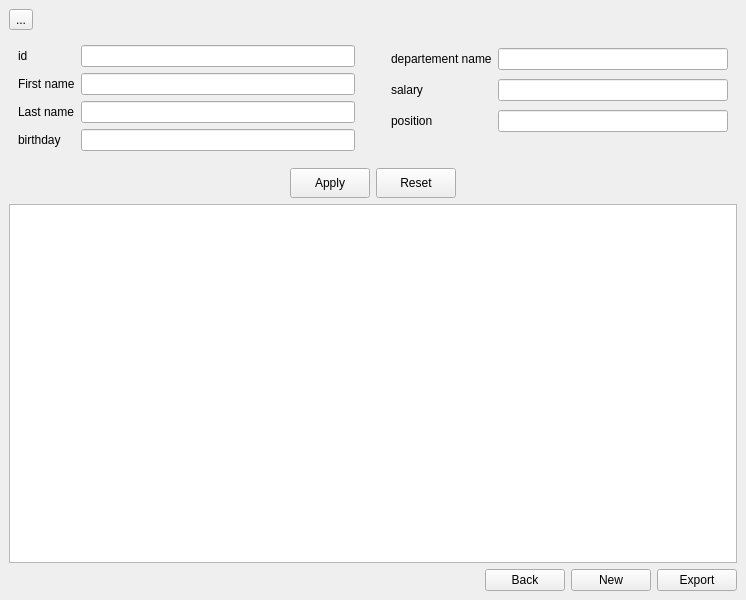
<?xml version="1.0" encoding="UTF-8"?>
<ui version="4.0">
 <class>MainWindow</class>
 <widget class="QMainWindow" name="MainWindow">
  <property name="geometry">
   <rect>
    <x>0</x>
    <y>0</y>
    <width>746</width>
    <height>600</height>
   </rect>
  </property>
  <property name="minimumSize">
   <size>
    <width>600</width>
    <height>400</height>
   </size>
  </property>
  <property name="windowTitle">
   <string>MainWindow</string>
  </property>
  <widget class="QWidget" name="centralwidget">
   <layout class="QGridLayout" name="gridLayout_5">
    <item row="0" column="0">
     <layout class="QGridLayout" name="UpperGridLayout">
      <item row="0" column="0">
       <widget class="QToolButton" name="toolButton">
        <property name="text">
         <string>...</string>
        </property>
       </widget>
      </item>
      <item row="0" column="1">
       <spacer name="UpperSpacer">
        <property name="orientation">
         <enum>Qt::Horizontal</enum>
        </property>
        <property name="sizeHint" stdset="0">
         <size>
          <width>688</width>
          <height>20</height>
         </size>
        </property>
       </spacer>
      </item>
     </layout>
    </item>
    <item row="1" column="0">
     <widget class="QWidget" name="FilterWidget" native="true">
      <layout class="QGridLayout" name="gridLayout_3">
       <item row="0" column="0">
        <layout class="QGridLayout" name="FirstGridlayout">
         <item row="0" column="0">
          <widget class="QLabel" name="IdLabel">
           <property name="text">
            <string>id</string>
           </property>
          </widget>
         </item>
         <item row="0" column="1">
          <widget class="QLineEdit" name="IdEntry"/>
         </item>
         <item row="1" column="0">
          <widget class="QLabel" name="FirstNameLabel">
           <property name="text">
            <string>First name</string>
           </property>
          </widget>
         </item>
         <item row="1" column="1">
          <widget class="QLineEdit" name="FirstNameEntry"/>
         </item>
         <item row="2" column="0">
          <widget class="QLabel" name="LastNameLabel">
           <property name="text">
            <string>Last name</string>
           </property>
          </widget>
         </item>
         <item row="2" column="1">
          <widget class="QLineEdit" name="LastNameEntry"/>
         </item>
         <item row="3" column="0">
          <widget class="QLabel" name="BirthdayLabel">
           <property name="text">
            <string>birthday</string>
           </property>
          </widget>
         </item>
         <item row="3" column="1">
          <widget class="QLineEdit" name="BirthdayEntry"/>
         </item>
        </layout>
       </item>
       <item row="0" column="1">
        <spacer name="betweenspacer">
         <property name="orientation">
          <enum>Qt::Horizontal</enum>
         </property>
         <property name="sizeType">
          <enum>QSizePolicy::Fixed</enum>
         </property>
         <property name="sizeHint" stdset="0">
          <size>
           <width>30</width>
           <height>108</height>
          </size>
         </property>
        </spacer>
       </item>
       <item row="0" column="2">
        <layout class="QGridLayout" name="SecondGridlayout">
         <item row="0" column="0">
          <widget class="QLabel" name="DepartementLabel">
           <property name="text">
            <string>departement name</string>
           </property>
          </widget>
         </item>
         <item row="0" column="1">
          <widget class="QLineEdit" name="DepartementEntry"/>
         </item>
         <item row="1" column="0">
          <widget class="QLabel" name="SalaryLabel">
           <property name="text">
            <string>salary</string>
           </property>
          </widget>
         </item>
         <item row="1" column="1">
          <widget class="QLineEdit" name="SalaryEntry"/>
         </item>
         <item row="2" column="0">
          <widget class="QLabel" name="PositionLabel">
           <property name="text">
            <string>position</string>
           </property>
          </widget>
         </item>
         <item row="2" column="1">
          <widget class="QLineEdit" name="PositionEntry"/>
         </item>
         <item row="3" column="0" colspan="2">
          <spacer name="Verticalspacer">
           <property name="orientation">
            <enum>Qt::Vertical</enum>
           </property>
           <property name="sizeType">
            <enum>QSizePolicy::Fixed</enum>
           </property>
           <property name="sizeHint" stdset="0">
            <size>
             <width>288</width>
             <height>18</height>
            </size>
           </property>
          </spacer>
         </item>
        </layout>
       </item>
      </layout>
     </widget>
    </item>
    <item row="2" column="0">
     <layout class="QGridLayout" name="applyRestGridLayout">
      <item row="0" column="1">
       <widget class="QPushButton" name="ApplyButton">
        <property name="minimumSize">
         <size>
          <width>70</width>
          <height>30</height>
         </size>
        </property>
        <property name="text">
         <string>Apply</string>
        </property>
       </widget>
      </item>
      <item row="0" column="2">
       <widget class="QPushButton" name="ResetButton">
        <property name="minimumSize">
         <size>
          <width>70</width>
          <height>30</height>
         </size>
        </property>
        <property name="text">
         <string>Reset</string>
        </property>
       </widget>
      </item>
      <item row="0" column="0">
       <spacer name="leftspcer">
        <property name="orientation">
         <enum>Qt::Horizontal</enum>
        </property>
        <property name="sizeHint" stdset="0">
         <size>
          <width>40</width>
          <height>20</height>
         </size>
        </property>
       </spacer>
      </item>
      <item row="0" column="3">
       <spacer name="rightspacer">
        <property name="orientation">
         <enum>Qt::Horizontal</enum>
        </property>
        <property name="sizeHint" stdset="0">
         <size>
          <width>40</width>
          <height>20</height>
         </size>
        </property>
       </spacer>
      </item>
     </layout>
    </item>
    <item row="3" column="0">
     <widget class="QTableWidget" name="tableWidget"/>
    </item>
    <item row="4" column="0">
     <layout class="QGridLayout" name="LowerGridLayout">
      <item row="0" column="0">
       <spacer name="lowerspacer">
        <property name="orientation">
         <enum>Qt::Horizontal</enum>
        </property>
        <property name="sizeHint" stdset="0">
         <size>
          <width>536</width>
          <height>20</height>
         </size>
        </property>
       </spacer>
      </item>
      <item row="0" column="1">
       <widget class="QPushButton" name="BackButton">
        <property name="text">
         <string>Back</string>
        </property>
       </widget>
      </item>
      <item row="0" column="2">
       <widget class="QPushButton" name="NewButton">
        <property name="text">
         <string>New</string>
        </property>
       </widget>
      </item>
      <item row="0" column="3">
       <widget class="QPushButton" name="ExportButton">
        <property name="text">
         <string>Export</string>
        </property>
       </widget>
      </item>
     </layout>
    </item>
   </layout>
  </widget>
 </widget>
 <resources/>
 <connections/>
</ui>
